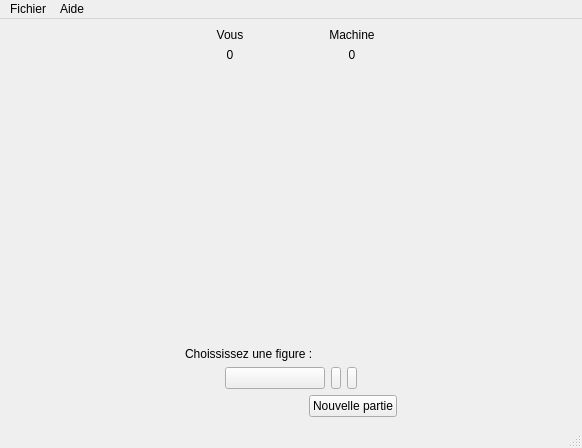
<?xml version="1.0" encoding="UTF-8"?>
<ui version="4.0">
 <class>MainWindow</class>
 <widget class="QMainWindow" name="MainWindow">
  <property name="geometry">
   <rect>
    <x>0</x>
    <y>0</y>
    <width>582</width>
    <height>448</height>
   </rect>
  </property>
  <property name="windowTitle">
   <string>MainWindow</string>
  </property>
  <widget class="QWidget" name="centralwidget">
   <layout class="QHBoxLayout" name="horizontalLayout_8">
    <item>
     <spacer name="horizontalSpacer_8">
      <property name="orientation">
       <enum>Qt::Horizontal</enum>
      </property>
      <property name="sizeHint" stdset="0">
       <size>
        <width>40</width>
        <height>20</height>
       </size>
      </property>
     </spacer>
    </item>
    <item>
     <layout class="QVBoxLayout" name="layoutSecondaire">
      <item>
       <layout class="QHBoxLayout" name="layoutPlateau">
        <item>
         <layout class="QVBoxLayout" name="layoutPlateauJoueur">
          <item>
           <widget class="QLabel" name="label">
            <property name="text">
             <string>Vous</string>
            </property>
            <property name="alignment">
             <set>Qt::AlignCenter</set>
            </property>
           </widget>
          </item>
          <item>
           <widget class="QLabel" name="label_2">
            <property name="text">
             <string>0</string>
            </property>
            <property name="alignment">
             <set>Qt::AlignCenter</set>
            </property>
           </widget>
          </item>
          <item>
           <layout class="QHBoxLayout" name="horizontalLayout_3">
            <item>
             <spacer name="horizontalSpacer_4">
              <property name="orientation">
               <enum>Qt::Horizontal</enum>
              </property>
              <property name="sizeHint" stdset="0">
               <size>
                <width>40</width>
                <height>20</height>
               </size>
              </property>
             </spacer>
            </item>
            <item>
             <widget class="QLabel" name="label_6">
              <property name="sizePolicy">
               <sizepolicy hsizetype="Fixed" vsizetype="Fixed">
                <horstretch>10</horstretch>
                <verstretch>10</verstretch>
               </sizepolicy>
              </property>
              <property name="maximumSize">
               <size>
                <width>200</width>
                <height>200</height>
               </size>
              </property>
              <property name="text">
               <string/>
              </property>
              <property name="pixmap">
               <pixmap resource="ressourcesChifoumi.qrc">:/chifoumi/images/ciseau.gif</pixmap>
              </property>
              <property name="scaledContents">
               <bool>true</bool>
              </property>
             </widget>
            </item>
            <item>
             <spacer name="horizontalSpacer_5">
              <property name="orientation">
               <enum>Qt::Horizontal</enum>
              </property>
              <property name="sizeHint" stdset="0">
               <size>
                <width>40</width>
                <height>20</height>
               </size>
              </property>
             </spacer>
            </item>
           </layout>
          </item>
          <item>
           <spacer name="verticalSpacer_2">
            <property name="orientation">
             <enum>Qt::Vertical</enum>
            </property>
            <property name="sizeHint" stdset="0">
             <size>
              <width>20</width>
              <height>40</height>
             </size>
            </property>
           </spacer>
          </item>
         </layout>
        </item>
        <item>
         <layout class="QVBoxLayout" name="layoutPlateauCentre">
          <item>
           <widget class="QLabel" name="label_8">
            <property name="text">
             <string/>
            </property>
            <property name="pixmap">
             <pixmap resource="ressourcesChifoumi.qrc">:/chifoumi/images/versus.gif</pixmap>
            </property>
           </widget>
          </item>
          <item>
           <spacer name="verticalSpacer">
            <property name="orientation">
             <enum>Qt::Vertical</enum>
            </property>
            <property name="sizeHint" stdset="0">
             <size>
              <width>20</width>
              <height>40</height>
             </size>
            </property>
           </spacer>
          </item>
         </layout>
        </item>
        <item>
         <layout class="QVBoxLayout" name="layoutPlateauMachine">
          <item>
           <widget class="QLabel" name="label_3">
            <property name="text">
             <string>Machine</string>
            </property>
            <property name="alignment">
             <set>Qt::AlignCenter</set>
            </property>
           </widget>
          </item>
          <item>
           <widget class="QLabel" name="label_4">
            <property name="text">
             <string>0</string>
            </property>
            <property name="alignment">
             <set>Qt::AlignCenter</set>
            </property>
           </widget>
          </item>
          <item>
           <layout class="QHBoxLayout" name="horizontalLayout_7">
            <item>
             <spacer name="horizontalSpacer_6">
              <property name="orientation">
               <enum>Qt::Horizontal</enum>
              </property>
              <property name="sizeHint" stdset="0">
               <size>
                <width>40</width>
                <height>20</height>
               </size>
              </property>
             </spacer>
            </item>
            <item>
             <widget class="QLabel" name="label_7">
              <property name="sizePolicy">
               <sizepolicy hsizetype="Fixed" vsizetype="Fixed">
                <horstretch>10</horstretch>
                <verstretch>10</verstretch>
               </sizepolicy>
              </property>
              <property name="maximumSize">
               <size>
                <width>200</width>
                <height>200</height>
               </size>
              </property>
              <property name="text">
               <string/>
              </property>
              <property name="pixmap">
               <pixmap resource="ressourcesChifoumi.qrc">:/chifoumi/images/pierre.gif</pixmap>
              </property>
              <property name="scaledContents">
               <bool>true</bool>
              </property>
             </widget>
            </item>
            <item>
             <spacer name="horizontalSpacer_7">
              <property name="orientation">
               <enum>Qt::Horizontal</enum>
              </property>
              <property name="sizeHint" stdset="0">
               <size>
                <width>40</width>
                <height>20</height>
               </size>
              </property>
             </spacer>
            </item>
           </layout>
          </item>
          <item>
           <spacer name="verticalSpacer_3">
            <property name="orientation">
             <enum>Qt::Vertical</enum>
            </property>
            <property name="sizeHint" stdset="0">
             <size>
              <width>20</width>
              <height>40</height>
             </size>
            </property>
           </spacer>
          </item>
         </layout>
        </item>
       </layout>
      </item>
      <item>
       <layout class="QVBoxLayout" name="verticalLayout">
        <item>
         <widget class="QLabel" name="label_5">
          <property name="text">
           <string>Choississez une figure :</string>
          </property>
         </widget>
        </item>
        <item>
         <layout class="QHBoxLayout" name="horizontalLayout">
          <item>
           <spacer name="horizontalSpacer">
            <property name="orientation">
             <enum>Qt::Horizontal</enum>
            </property>
            <property name="sizeHint" stdset="0">
             <size>
              <width>40</width>
              <height>20</height>
             </size>
            </property>
           </spacer>
          </item>
          <item>
           <widget class="QPushButton" name="iconPierre">
            <property name="sizePolicy">
             <sizepolicy hsizetype="Fixed" vsizetype="Fixed">
              <horstretch>100</horstretch>
              <verstretch>100</verstretch>
             </sizepolicy>
            </property>
            <property name="minimumSize">
             <size>
              <width>10</width>
              <height>10</height>
             </size>
            </property>
            <property name="maximumSize">
             <size>
              <width>100</width>
              <height>100</height>
             </size>
            </property>
            <property name="baseSize">
             <size>
              <width>0</width>
              <height>0</height>
             </size>
            </property>
            <property name="text">
             <string/>
            </property>
            <property name="icon">
             <iconset resource="ressourcesChifoumi.qrc">
              <normaloff>:/chifoumi/images/pierre_115.png</normaloff>:/chifoumi/images/pierre_115.png</iconset>
            </property>
            <property name="iconSize">
             <size>
              <width>100</width>
              <height>101</height>
             </size>
            </property>
           </widget>
          </item>
          <item>
           <widget class="QPushButton" name="iconFeuille">
            <property name="sizePolicy">
             <sizepolicy hsizetype="Fixed" vsizetype="Fixed">
              <horstretch>10</horstretch>
              <verstretch>10</verstretch>
             </sizepolicy>
            </property>
            <property name="minimumSize">
             <size>
              <width>10</width>
              <height>10</height>
             </size>
            </property>
            <property name="maximumSize">
             <size>
              <width>100</width>
              <height>100</height>
             </size>
            </property>
            <property name="text">
             <string/>
            </property>
            <property name="icon">
             <iconset resource="ressourcesChifoumi.qrc">
              <normaloff>:/chifoumi/images/papier_115.png</normaloff>:/chifoumi/images/papier_115.png</iconset>
            </property>
            <property name="iconSize">
             <size>
              <width>100</width>
              <height>101</height>
             </size>
            </property>
           </widget>
          </item>
          <item>
           <widget class="QPushButton" name="iconPapier">
            <property name="enabled">
             <bool>true</bool>
            </property>
            <property name="sizePolicy">
             <sizepolicy hsizetype="Fixed" vsizetype="Fixed">
              <horstretch>10</horstretch>
              <verstretch>10</verstretch>
             </sizepolicy>
            </property>
            <property name="minimumSize">
             <size>
              <width>10</width>
              <height>10</height>
             </size>
            </property>
            <property name="maximumSize">
             <size>
              <width>100</width>
              <height>100</height>
             </size>
            </property>
            <property name="text">
             <string/>
            </property>
            <property name="icon">
             <iconset resource="ressourcesChifoumi.qrc">
              <normaloff>:/chifoumi/images/ciseau_115.png</normaloff>:/chifoumi/images/ciseau_115.png</iconset>
            </property>
            <property name="iconSize">
             <size>
              <width>100</width>
              <height>113</height>
             </size>
            </property>
           </widget>
          </item>
          <item>
           <spacer name="horizontalSpacer_2">
            <property name="orientation">
             <enum>Qt::Horizontal</enum>
            </property>
            <property name="sizeHint" stdset="0">
             <size>
              <width>40</width>
              <height>20</height>
             </size>
            </property>
           </spacer>
          </item>
         </layout>
        </item>
        <item>
         <layout class="QHBoxLayout" name="horizontalLayout_2">
          <item>
           <spacer name="horizontalSpacer_3">
            <property name="orientation">
             <enum>Qt::Horizontal</enum>
            </property>
            <property name="sizeHint" stdset="0">
             <size>
              <width>40</width>
              <height>20</height>
             </size>
            </property>
           </spacer>
          </item>
          <item>
           <widget class="QPushButton" name="pushButton_4">
            <property name="text">
             <string>Nouvelle partie</string>
            </property>
           </widget>
          </item>
         </layout>
        </item>
       </layout>
      </item>
     </layout>
    </item>
    <item>
     <spacer name="horizontalSpacer_9">
      <property name="orientation">
       <enum>Qt::Horizontal</enum>
      </property>
      <property name="sizeHint" stdset="0">
       <size>
        <width>40</width>
        <height>20</height>
       </size>
      </property>
     </spacer>
    </item>
   </layout>
  </widget>
  <widget class="QMenuBar" name="menubar">
   <property name="geometry">
    <rect>
     <x>0</x>
     <y>0</y>
     <width>582</width>
     <height>21</height>
    </rect>
   </property>
   <widget class="QMenu" name="menuFichier">
    <property name="title">
     <string>Fichier</string>
    </property>
   </widget>
   <widget class="QMenu" name="menuAide">
    <property name="title">
     <string>Aide</string>
    </property>
   </widget>
   <addaction name="menuFichier"/>
   <addaction name="menuAide"/>
  </widget>
  <widget class="QStatusBar" name="statusbar"/>
 </widget>
 <resources>
  <include location="ressourcesChifoumi.qrc"/>
 </resources>
 <connections/>
</ui>
